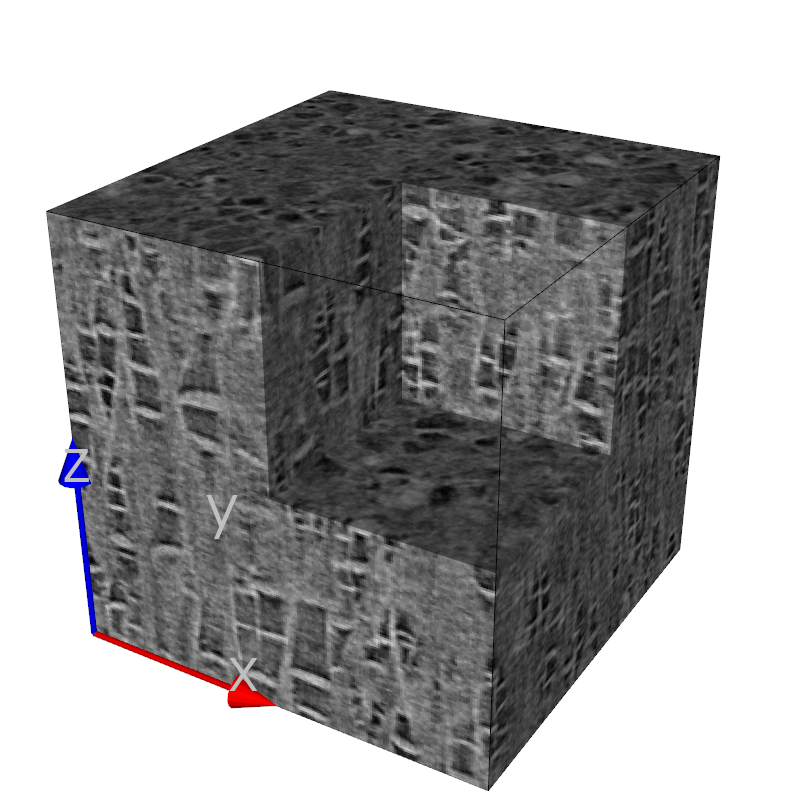

Source code (Python):
#!/usr/bin/env python
import os, vtk
import numpy as np
from vtk.util.colors import white, grey, black, lamp_black
from pymicro.view.scene3d import Scene3D
from pymicro.view.vtk_utils import *
from pymicro.file.file_utils import HST_info, HST_read

if __name__ == '__main__':
  '''
  Create a 3d scene showing tomographic data of a damaged PA6 sample.
  A map_data_wit_clip filter is used to display part of the interior in 3d.
  '''
  # Create the 3D scene
  base_name = os.path.splitext(__file__)[0]
  s3d = Scene3D(display=False, ren_size=(800,800), name=base_name)

  # load the data
  data_dir = '../data'
  scan_name = 'pa6_teg11_e_crop.raw'
  scan_path = os.path.join(data_dir, scan_name)
  data = HST_read(scan_path, data_type='uint8', verbose=True)
  size = data.shape
  grid = numpy_array_to_vtk_grid(data, cell_data=True)

  print 'adding the main actor'
  actor = map_data_with_clip(grid, cell_data=True)
  actor.GetProperty().SetSpecular(.4)
  actor.GetProperty().SetSpecularPower(10)
  s3d.add(actor)

  print 'adding bounding box'
  outline = data_outline(grid)
  outline.GetProperty().SetColor(black)
  s3d.add(outline)

  print 'adding XYZ axes'
  axes = axes_actor(length = 100, fontSize=60)
  axes.GetXAxisCaptionActor2D().GetCaptionTextProperty().SetColor(grey)
  s3d.add(axes);

  print 'setting up camera'
  cam = setup_camera(size=size)
  cam.SetClippingRange(1, 5000)
  s3d.set_camera(cam)
  s3d.render()

  # thumbnail for the image gallery
  from matplotlib import image
  image_name = base_name + '.png'
  image.thumbnail(image_name, 'thumb_' + image_name, 0.2)
